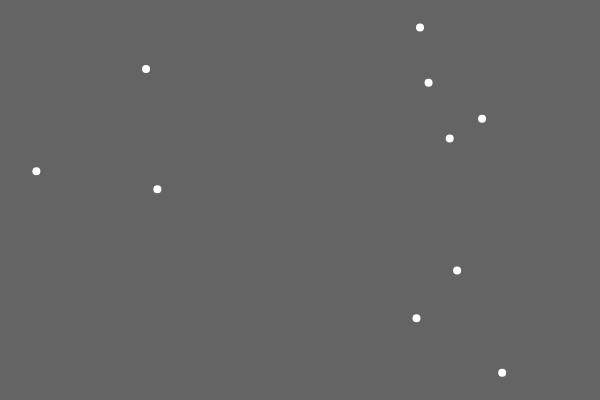
Frame 1 (no input)
Frame 60 (no input): identical to frame 1, image omitted
Frame 120 (the mouse pressed at the canvas centre since frame 60): identical to frame 1, image omitted

The p5.js sketch that drew this single still picture (run headless with seeded random() and noise() and a simulated clock; from frame 60 on, the mouse is pressed at the canvas centre):

// p5.js sketch
// ── sketch.js

points = []





function setup() {
  createCanvas(600, 400);
  for (let i=0; i<10; i++){
    points.push(createVector(random(width), random(height)))
  }
}

function draw() {
  background(100);
  stroke(255)
  strokeWeight(8)
  for (let p of points){
    point(p.x, p.y)
  }

}
